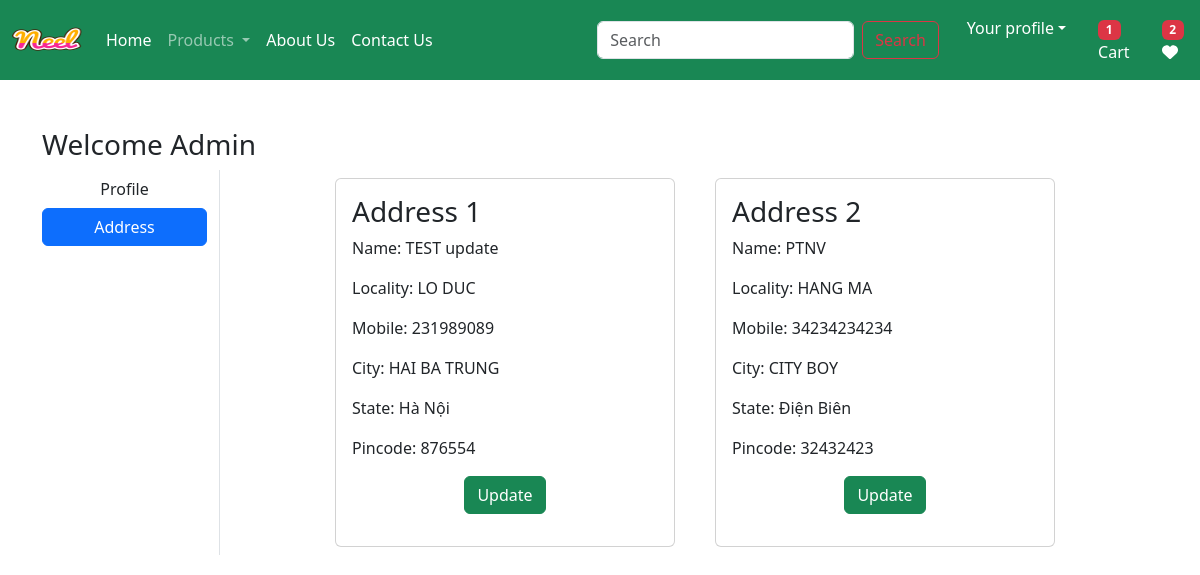
/address/ (signed in), run on an earlier commit of the app's database.
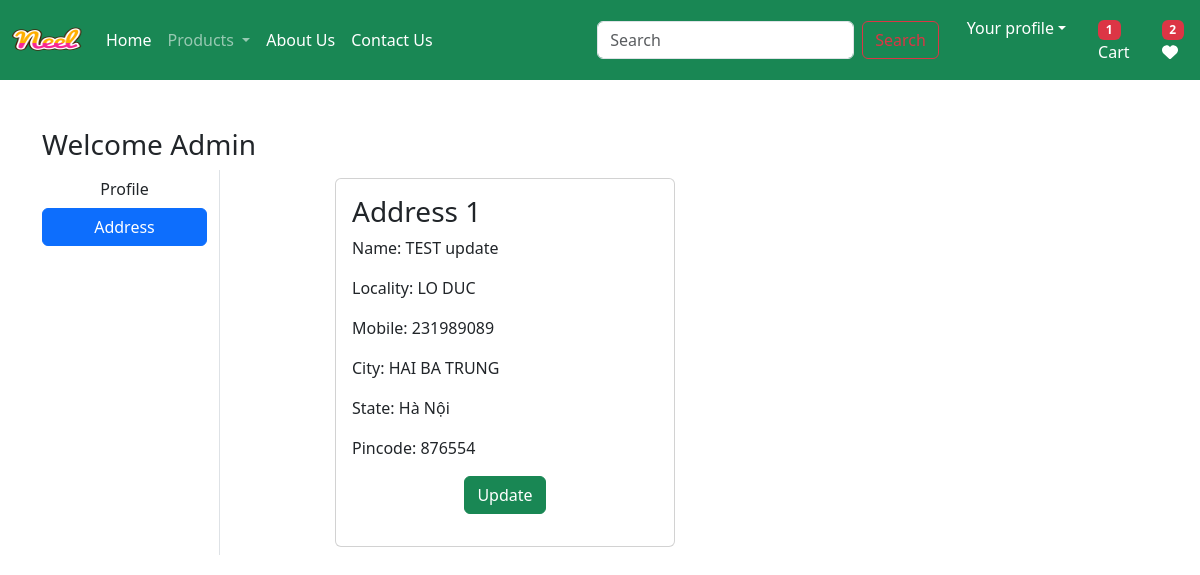
And on a later commit of the database.
### app/models.py (models this page shows, shortened)
class Customer(models.Model):
    user = models.ForeignKey(User, on_delete=models.CASCADE)
    name = models.CharField(max_length=200)
    locality = models.CharField(max_length=200)
    city = models.CharField(max_length=50)
    mobile = models.IntegerField(default=0)
    zipcode = models.IntegerField()
    state = models.CharField(choices=STATE_CHOICES, max_length=100)

### app/views.py (the view)
# urls.py: path('address/', views.address, name='address'),
@login_required
def address(request):
  totalitem = 0
  wishitem = 0
  if request.user.is_authenticated:
    totalitem = len(Cart.objects.filter(user=request.user))
    wishitem = len(Wishlist.objects.filter(user=request.user))
  add = Customer.objects.filter(user = request.user)
  return render(request, 'app/address.html',locals())

### app/templates/app/address.html (shortened to what this page needs)
{% extends 'app/base.html' %}
{% load static %}
{% block main-content %}
<div class="container my-5">
    <div class="row">
        <h3>Welcome <span class="text-capitalize">{{ request.user }}</span></h3>
        <div class="col-sm-2 border-end">
            <ul class="list-unstyled">
                <li class="d-grid"><a href="{% url 'profile' %}" class="btn ">Profile</a></li>
                <li class="d-grid"><a href="{% url 'address' %}" class="btn btn-primary">Address</a></li>
            </ul>
        </div>
        <div class="col-sm-8 offset-sm-1">
            <div class="row">
                {% for ad in add %}
                <div class="col-sm-6">
                    <div class="card m-2">
                        <div class="card-body">
                            <h3>Address {{ forloop.counter }}</h3>
                            <p>Name: {{ ad.name }}</p>
                            <p>Locality: {{ ad.locality }}</p>
                            <p>Mobile: {{ ad.mobile }}</p>
                            <p>City: {{ ad.city }}</p>
                            <p>State: {{ ad.state }}</p>
                            <p>Pincode: {{ ad.zipcode }}</p>
                            <p class="text-center">
                                <a href="{% url 'updateAddress' pk=ad.id %}" type="button" class="btn btn-success">Update</a>
                            </p>
                        </div>
                    </div>
                </div>
                {% endfor %}
            </div>
        </div>
    </div>
</div>
{% endblock main-content %}

What changed in the data, as far as the page shows it:
removed Customer: name "PTNV", locality "HANG MA", mobile "34234234234", city "CITY BOY", state "Điện Biên", zipcode "32432423"
